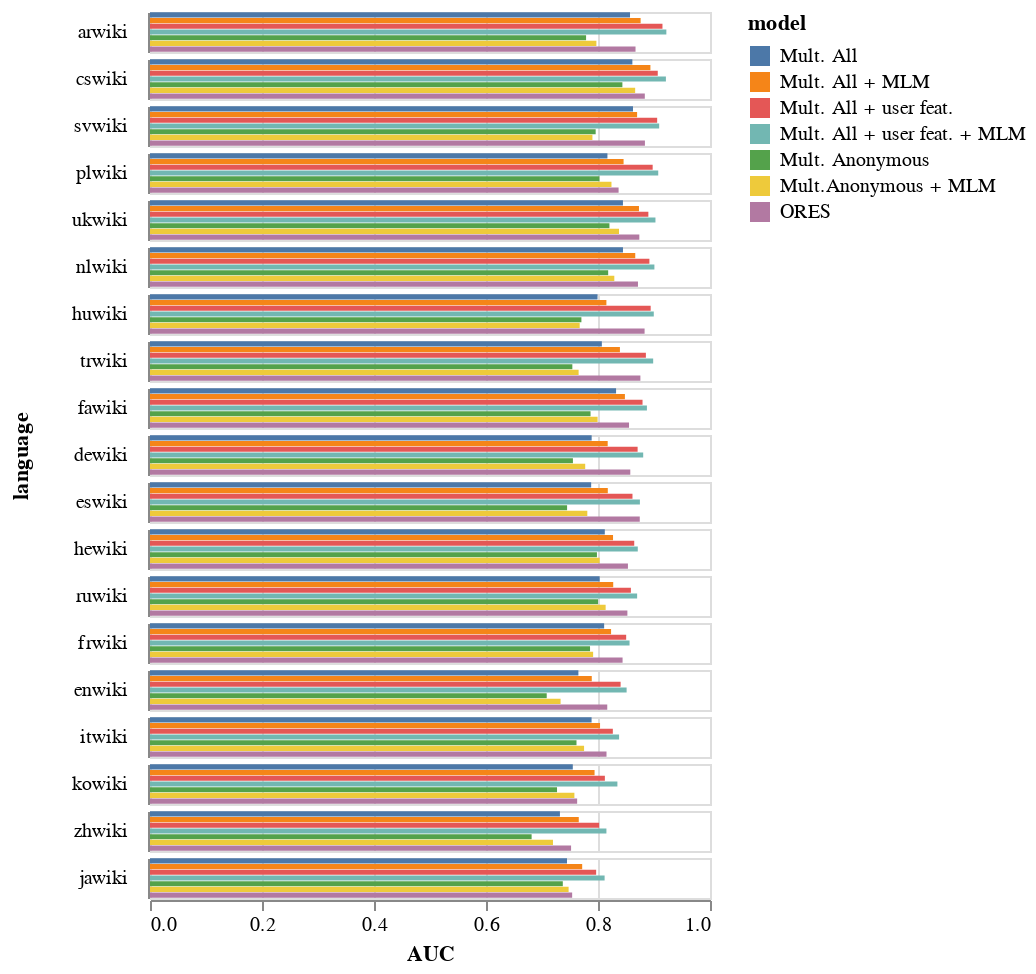

The notebook cell this image was saved under:
### Code cell
import altair as alt

axisY = alt.Axis(
    gridDash = [0,2,0], 
    grid=False,  
    ticks=False,
    labels=False,
)

bars = alt.Chart(metrics).mark_bar().encode(
    x=alt.X('metric:Q', scale=alt.Scale(zero=False), title="AUC"),
    y=alt.Y('model:O', axis=axisY, title=""),
    color='model:N',
    row=alt.Row('wiki_db:N', title="language", spacing=1.5, header=alt.Header(labelAngle=360, labelAlign="left"), sort=alt.EncodingSortField('metric', op='max', order='descending'))
).properties(
    width=280,
    height=20
)
bars

### Figure 1 — Vega-Lite specification as saved in the notebook (floating-point values rounded to 4 significant figures; data arrays with more than 128 entries replaced by an {"elided": "..."} marker saying what was removed)
{"config": {"view": {"continuousWidth": 400, "continuousHeight": 300}}, "data": {"name": "data-fea5a6be7ada8cfa0b75d717ee4d2ecf"}, "mark": "bar", "encoding": {"color": {"field": "model", "type": "nominal"}, "row": {"field": "wiki_db", "header": {"labelAlign": "left", "labelAngle": 360}, "sort": {"field": "metric", "op": "max", "order": "descending"}, "spacing": 1.5, "title": "language", "type": "nominal"}, "x": {"field": "metric", "scale": {"zero": false}, "title": "AUC", "type": "quantitative"}, "y": {"axis": {"grid": false, "gridDash": [0, 2, 0], "labels": false, "ticks": false}, "field": "model", "title": "", "type": "ordinal"}}, "height": 20, "width": 280, "$schema": "https://vega.github.io/schema/vega-lite/v4.17.0.json", "datasets": {"data-fea5a6be7ada8cfa0b75d717ee4d2ecf": {"elided": "133 records"}}}
